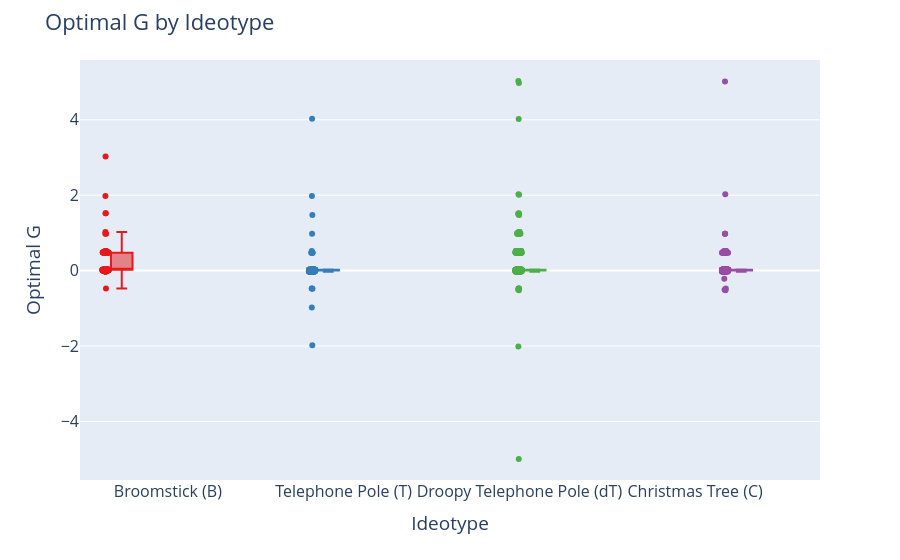

The notebook cell this image was saved under:
### Code cell
# Base boxplot (like boxen, shows distribution)
fig = px.box(
    ideotypes_df,
    x="ideotype label",
    y="best_G",
    color="ideotype label",                # hue
    points="all",                            # show all points like boxen
    color_discrete_sequence=px.colors.qualitative.Set1
)

# Layout tweaks
fig.update_layout(
    title="Optimal G by Ideotype",
    xaxis_title="Ideotype",
    yaxis_title="Optimal G",
    font=dict(size=16),
    boxmode="group",
    showlegend=False
)

fig.show()
fig.write_image("paper-figs/Ideotypes-Analysis/Optimal-G-by-Ideotype.pdf")

### Figure 1 — Plotly figure (JSON) as saved in the notebook; plotly's stock layout.template omitted (floating-point values rounded to 4 significant figures; data arrays with more than 128 entries replaced by an {"elided": "..."} marker saying what was removed)
{"data": [{"alignmentgroup": "True", "boxpoints": "all", "hovertemplate": "ideotype label=%{x}<br>best_G=%{y}<extra></extra>", "legendgroup": "Broomstick (B)", "marker": {"color": "rgb(228,26,28)"}, "name": "Broomstick (B)", "notched": false, "offsetgroup": "Broomstick (B)", "orientation": "v", "showlegend": true, "type": "box", "x": ["Broomstick (B)", "Broomstick (B)", "Broomstick (B)", "Broomstick (B)", "Broomstick (B)", "Broomstick (B)", "Broomstick (B)", "Broomstick (B)", "Broomstick (B)", "Broomstick (B)", "Broomstick (B)", "Broomstick (B)", "Broomstick (B)", "Broomstick (B)", "Broomstick (B)", "Broomstick (B)", "Broomstick (B)", "Broomstick (B)", "Broomstick (B)", "Broomstick (B)", "Broomstick (B)", "Broomstick (B)", "Broomstick (B)", "Broomstick (B)", "Broomstick (B)", "Broomstick (B)", "Broomstick (B)", "Broomstick (B)", "Broomstick (B)", "Broomstick (B)", "Broomstick (B)", "Broomstick (B)", "Broomstick (B)", "Broomstick (B)", "Broomstick (B)", "Broomstick (B)", "Broomstick (B)", "Broomstick (B)", "Broomstick (B)", "Broomstick (B)", "Broomstick (B)", "Broomstick (B)", "Broomstick (B)", "Broomstick (B)", "Broomstick (B)", "Broomstick (B)", "Broomstick (B)", "Broomstick (B)", "Broomstick (B)", "Broomstick (B)", "Broomstick (B)", "Broomstick (B)", "Broomstick (B)", "Broomstick (B)", "Broomstick (B)", "Broomstick (B)", "Broomstick (B)", "Broomstick (B)", "Broomstick (B)", "Broomstick (B)", "Broomstick (B)", "Broomstick (B)", "Broomstick (B)", "Broomstick (B)", "Broomstick (B)", "Broomstick (B)", "Broomstick (B)", "Broomstick (B)", "Broomstick (B)", "Broomstick (B)", "Broomstick (B)", "Broomstick (B)", "Broomstick (B)", "Broomstick (B)", "Broomstick (B)", "Broomstick (B)", "Broomstick (B)", "Broomstick (B)", "Broomstick (B)", "Broomstick (B)", "Broomstick (B)", "Broomstick (B)", "Broomstick (B)", "Broomstick (B)", "Broomstick (B)", "Broomstick (B)", "Broomstick (B)", "Broomstick (B)", "Broomstick (B)", "Broomstick (B)", "Broomstick (B)", "Broomstick (B)", "Broomstick (B)", "Broomstick (B)", "Broomstick (B)", "Broomstick (B)", "Broomstick (B)", "Broomstick (B)", "Broomstick (B)", "Broomstick (B)", "Broomstick (B)", "Broomstick (B)", "Broomstick (B)", "Broomstick (B)", "Broomstick (B)", "Broomstick (B)", "Broomstick (B)", "Broomstick (B)", "Broomstick (B)", "Broomstick (B)", "Broomstick (B)", "Broomstick (B)", "Broomstick (B)", "Broomstick (B)", "Broomstick (B)", "Broomstick (B)", "Broomstick (B)", "Broomstick (B)"], "x0": " ", "xaxis": "x", "y": [1.523, 0.4767, 0.4767, 0.02276, 1.523, 3.027, 0.02329, 0.02276, 0.4772, 0.4772, 0.02329, 0.02329, 0.02329, 0.02276, 0.02329, 0.02276, -0.02276, -0.02329, 0.003889, 0.02329, 0.02276, 0.02775, 0.007221, 0.02329, 0.02276, 0.02276, 0.001667, 0.02276, 0.02329, 0.02329, 0.02276, 0.02276, 0.008866, 0.02329, 0.02329, -0.008451, 0.02276, 0.4767, 0.005, 0.02775, 0.02329, 0.00968, 0.4772, 0.02276, 0.02329, 0.01, 0.4772, 0.01706, 0.02206, 0.02329, 1.977, 0.4717, 0.5233, 0.4767, 0.4767, 1.023, -0.01829, 0.008451, 0.4772, 0.4767, 0.02329, 0.02329, 0.9767, 0.0, 0.5233, 0.4767, 0.02329, -0.02276, -0.01, 0.02329, 0.02329, -0.02329, 0.007755, 0.02775, 0.4895, -0.02329, -0.02329, 0.02276, 0.4772, 0.01706, 0.5105, 0.4772, 0.02276, 0.9772, 0.02329, 0.02829, 0.02276, 0.02329, 0.02329, -0.01706, 0.02329, 0.02276, 0.4945, 0.02276, 0.4772, 0.4767, 0.02329, -0.00968, -0.000556, 0.02775, 0.0, 0.02329, 0.4767, 0.02329, 0.02329, 0.02276, 0.02276, -0.4767, 0.4767, 0.4772, 0.01329, 0.02329, 0.02329, 0.4772, 0.02329, 0.02329, 0.02276, 0.5233], "y0": " ", "yaxis": "y"}, {"alignmentgroup": "True", "boxpoints": "all", "hovertemplate": "ideotype label=%{x}<br>best_G=%{y}<extra></extra>", "legendgroup": "Telephone Pole (T)", "marker": {"color": "rgb(55,126,184)"}, "name": "Telephone Pole (T)", "notched": false, "offsetgroup": "Telephone Pole (T)", "orientation": "v", "showlegend": true, "type": "box", "x": {"elided": "239 str values"}, "x0": " ", "xaxis": "x", "y": {"elided": "239 float values"}, "y0": " ", "yaxis": "y"}, {"alignmentgroup": "True", "boxpoints": "all", "hovertemplate": "ideotype label=%{x}<br>best_G=%{y}<extra></extra>", "legendgroup": "Droopy Telephone Pole (dT)", "marker": {"color": "rgb(77,175,74)"}, "name": "Droopy Telephone Pole (dT)", "notched": false, "offsetgroup": "Droopy Telephone Pole (dT)", "orientation": "v", "showlegend": true, "type": "box", "x": {"elided": "365 str values"}, "x0": " ", "xaxis": "x", "y": {"elided": "365 float values"}, "y0": " ", "yaxis": "y"}, {"alignmentgroup": "True", "boxpoints": "all", "hovertemplate": "ideotype label=%{x}<br>best_G=%{y}<extra></extra>", "legendgroup": "Christmas Tree (C)", "marker": {"color": "rgb(152,78,163)"}, "name": "Christmas Tree (C)", "notched": false, "offsetgroup": "Christmas Tree (C)", "orientation": "v", "showlegend": true, "type": "box", "x": {"elided": "232 str values"}, "x0": " ", "xaxis": "x", "y": {"elided": "232 float values"}, "y0": " ", "yaxis": "y"}], "layout": {"autosize": true, "boxmode": "group", "font": {"size": 16}, "legend": {"title": {"text": "ideotype label"}, "tracegroupgap": 0}, "margin": {"t": 60}, "showlegend": false, "title": {"text": "Optimal G by Ideotype"}, "xaxis": {"anchor": "y", "autorange": true, "categoryarray": ["Broomstick (B)", "Telephone Pole (T)", "Droopy Telephone Pole (dT)", "Christmas Tree (C)"], "categoryorder": "array", "domain": [0, 1], "range": [-0.5, 3.711], "title": {"text": "Ideotype"}, "type": "category"}, "yaxis": {"anchor": "x", "autorange": true, "domain": [0, 1], "range": [-5.552, 5.584], "title": {"text": "Optimal G"}, "type": "linear"}}}
